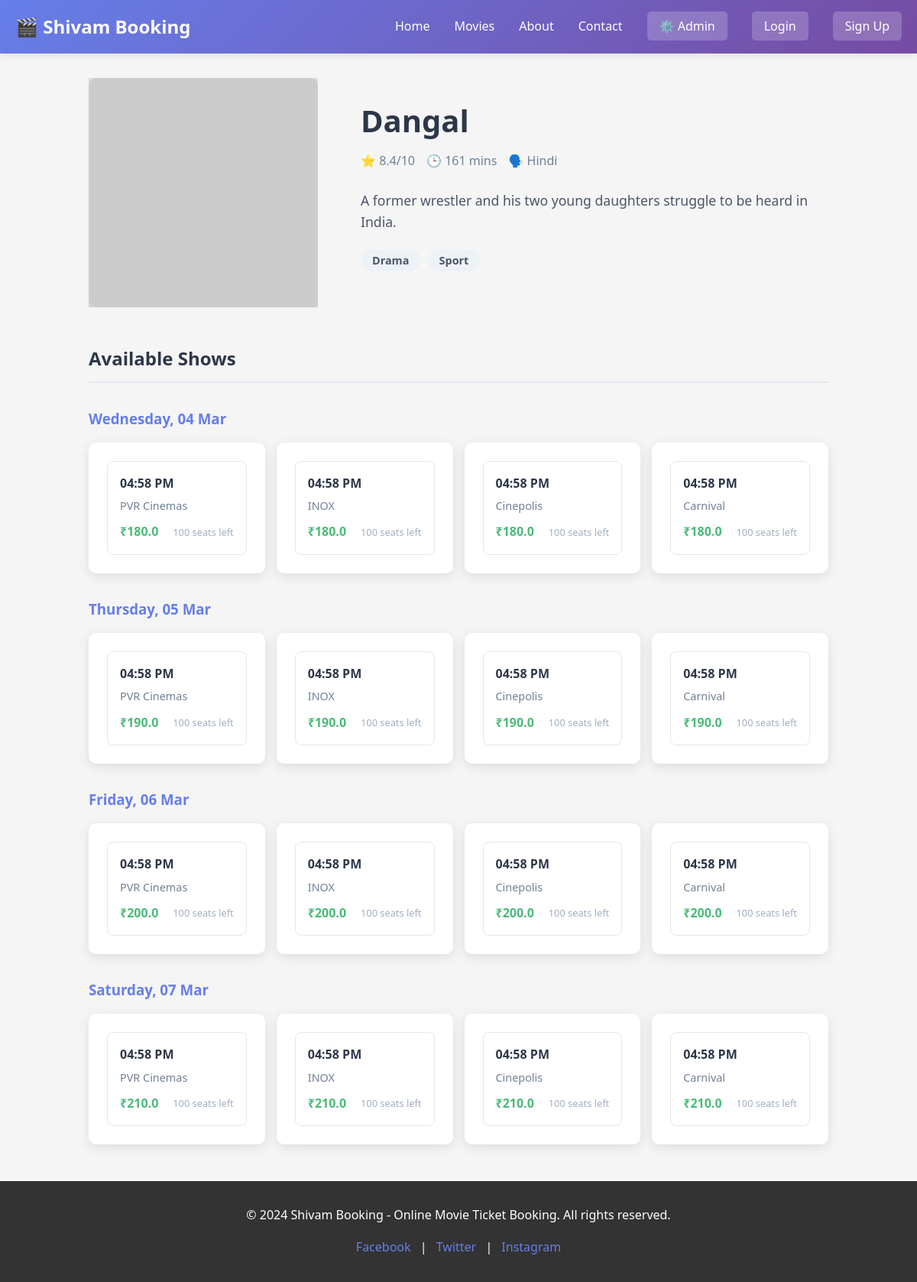
The app's page /movie/3, older data.
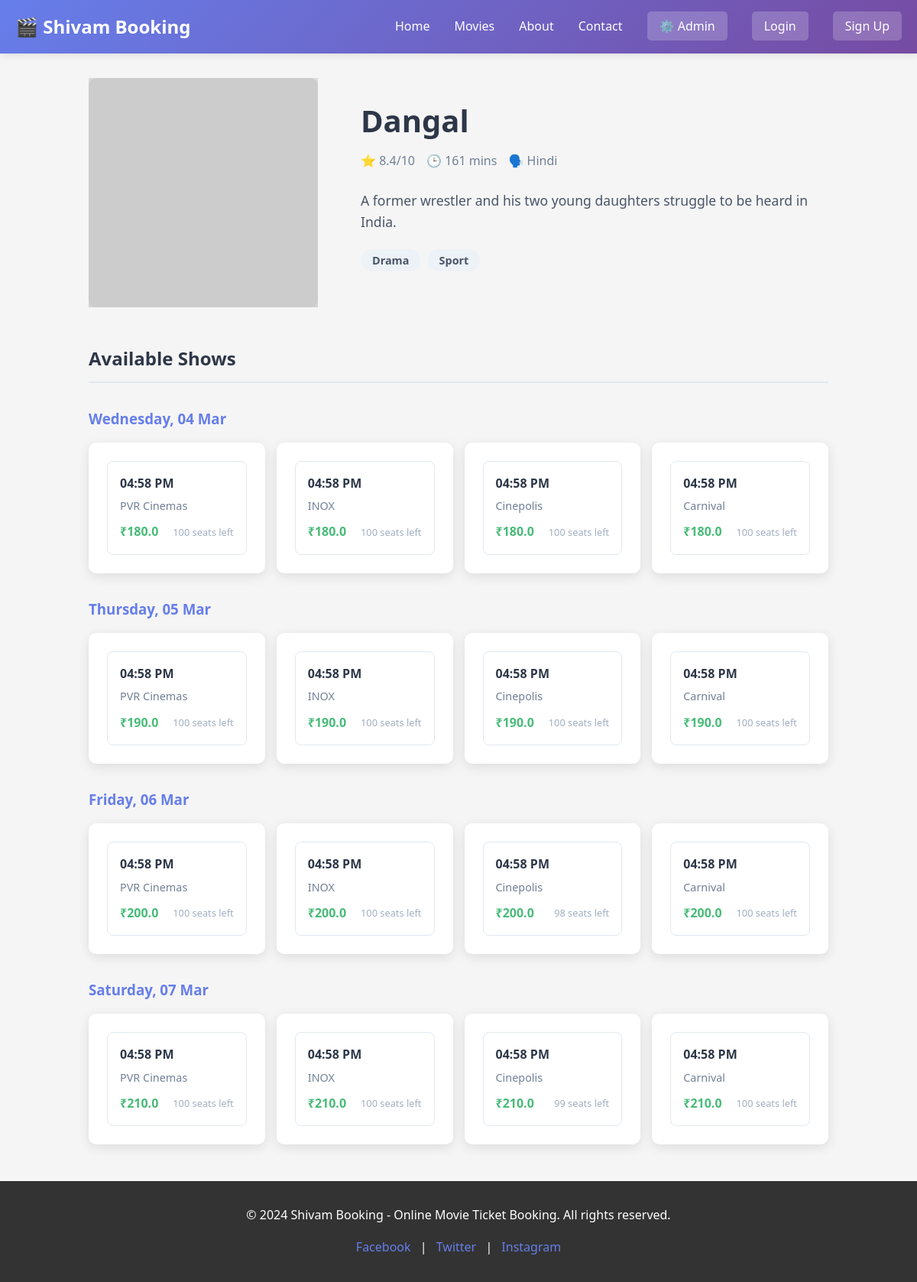
The same page, newer data.
### tables this page shows
CREATE TABLE movies (
                id INTEGER PRIMARY KEY AUTOINCREMENT,
                title TEXT NOT NULL,
                description TEXT,
                genre TEXT,
                rating REAL,
                duration INTEGER,
                language TEXT,
                poster_url TEXT,
                status TEXT DEFAULT 'active',
                created_at TIMESTAMP DEFAULT CURRENT_TIMESTAMP
            );

CREATE TABLE shows (
                id INTEGER PRIMARY KEY AUTOINCREMENT,
                movie_id INTEGER NOT NULL,
                theater_name TEXT NOT NULL,
                show_time TIMESTAMP NOT NULL,
                price REAL NOT NULL,
                total_seats INTEGER DEFAULT 100,
                available_seats INTEGER DEFAULT 100,
                FOREIGN KEY(movie_id) REFERENCES movies(id)
            );

### app/routes.py (the view)
@movie_bp.route('/movie/<int:movie_id>')
def movie_detail(movie_id):
    movie = Movie.get_movie_by_id(movie_id)
    shows = Show.get_shows_by_movie(movie_id)
    if not movie:
        return "Movie not found", 404
    shows_by_date = {}
    for show in shows:
        try:
            dt = datetime.fromisoformat(show[3].replace('Z', '+00:00'))
            date_key = dt.strftime('%Y-%m-%d')
            if date_key not in shows_by_date:
                shows_by_date[date_key] = []
            shows_by_date[date_key].append({
                'id': show[0],
                'theater': show[2],
                'time': dt.strftime('%I:%M %p'),
                'price': show[4],
                'available_seats': show[6]
            })
        except ValueError:
            continue
    formatted_shows = []
    for date_key in sorted(shows_by_date.keys()):
        dt = datetime.strptime(date_key, '%Y-%m-%d')
        formatted_shows.append({
            'date_display': dt.strftime('%A, %d %b'),
            'shows': shows_by_date[date_key]
        })
    return render_template('movie_detail.html', movie=movie, formatted_shows=formatted_shows,
                         is_logged_in='user_id' in session, username=session.get('username'))

### app/models.py (called while the page is built)
    @staticmethod
    def get_movie_by_id(movie_id):
        conn = sqlite3.connect(DATABASE, timeout=30)
        try:
            cursor = conn.cursor()
            cursor.execute('SELECT * FROM movies WHERE id = ?', (movie_id,))
            return cursor.fetchone()
        finally:
            conn.close()

    @staticmethod
    def get_shows_by_movie(movie_id):
        conn = sqlite3.connect(DATABASE, timeout=30)
        try:
            cursor = conn.cursor()
            cursor.execute('SELECT * FROM shows WHERE movie_id = ? AND show_time > ?', (movie_id, datetime.now()))
            return cursor.fetchall()
        finally:
            conn.close()

### templates/movie_detail.html (shortened to what this page needs)
{% extends 'base.html' %}  {% block content %}
<div
  class="movie-detail-container"
  style="max-width: 1000px; margin: 2rem auto; padding: 0 1rem"
>
  <div
    class="movie-header"
    style="display: flex; gap: 2rem; margin-bottom: 3rem; flex-wrap: wrap"
  >
    <div class="movie-poster" style="flex: 0 0 300px">
      <img
        src="{{ movie[7] }}"
        alt="{{ movie[1] }}"
        style="
          width: 100%;
          border-radius: 10px;
          box-shadow: 0 10px 20px rgba(0, 0, 0, 0.1);
        "
      />
    </div>
    <div class="movie-info" style="flex: 1">
      <h1 style="font-size: 2.5rem; margin-bottom: 0.5rem; color: #2d3748">
        {{ movie[1] }}
      </h1>
      <div
        class="meta"
        style="display: flex; gap: 15px; margin-bottom: 1.5rem; color: #718096"
      >
        <span>⭐ {{ movie[4] }}/10</span>
        <span>🕒 {{ movie[5] }} mins</span>
        <span>🗣️ {{ movie[6] }}</span>
      </div>
      <p
        style="
          font-size: 1.1rem;
          line-height: 1.6;
          color: #4a5568;
          margin-bottom: 1.5rem;
        "
      >
        {{ movie[2] }}
      </p>
      <div class="genre">
        {% for g in movie[3].split(',') %}
        <span
          style="
            background: #edf2f7;
            padding: 5px 15px;
            border-radius: 20px;
            font-size: 0.9rem;
            color: #4a5568;
            margin-right: 5px;
          "
          >{{ g }}</span
        >
        {% endfor %}
      </div>
    </div>
  </div>
  <div class="shows-section">
    <h2
      style="
        border-bottom: 2px solid #e2e8f0;
        padding-bottom: 10px;
        margin-bottom: 2rem;
        color: #2d3748;
      "
    >
      Available Shows
    </h2>
    {% if formatted_shows %}
    <div class="dates-list">
      {% for date_group in formatted_shows %}
      <div class="date-group" style="margin-bottom: 2rem">
        <h3 style="color: #667eea; margin-bottom: 1rem">
          {{ date_group.date_display }}
        </h3>
        <div
          class="shows-grid"
          style="
            display: grid;
            grid-template-columns: repeat(auto-fill, minmax(200px, 1fr));
            gap: 15px;
          "
        >
          {% for show in date_group.shows %}
          <a
            href="{{ url_for('booking.book_seats', show_id=show.id) }}"
            class="show-card"
            style="text-decoration: none; color: inherit"
          >
            <div
              style="
                border: 1px solid #e2e8f0;
                border-radius: 8px;
                padding: 1rem;
                transition: all 0.2s;
                background: white;
                hover: {
                  transform: translateY(-2px);
                  box-shadow: 0 4px 6px rgba(0, 0, 0, 0.1);
                }
              "
            >
              <div
                style="font-weight: bold; color: #2d3748; margin-bottom: 5px"
              >
                {{ show.time }}
              </div>
              <div
                style="font-size: 0.9rem; color: #718096; margin-bottom: 5px"
              >
                {{ show.theater }}
              </div>
              <div
                style="
                  display: flex;
                  justify-content: space-between;
                  align-items: center;
                  margin-top: 10px;
                "
              >
                <span style="color: #48bb78; font-weight: bold"
                  >₹{{ show.price }}</span
                >
                <span style="font-size: 0.8rem; color: #a0aec0"
                  >{{ show.available_seats }} seats left</span
                >
              </div>
            </div>
          </a>
          {% endfor %}
        </div>
      </div>
      {% endfor %}
    </div>
    {% endif %}
  </div>
</div>
{% endblock %}

### templates/base.html (shortened to what this page needs)
<!doctype html>
<html lang="en">
  <head>
    <link
      rel="stylesheet"
      href="{{ url_for('static', filename='css/style.css') }}"
    />
  </head>
  <body>
    <nav class="navbar">
      <div class="nav-container">
        <div class="nav-logo">
          <a href="/">🎬 Shivam Booking</a>
        </div>
        <ul class="nav-menu">
          <li class="nav-item">
            <a href="/" class="nav-link">Home</a>
          </li>
          <li class="nav-item">
            <a href="/movies" class="nav-link">Movies</a>
          </li>
          <li class="nav-item">
            <a href="/about" class="nav-link">About</a>
          </li>
          <li class="nav-item">
            <a href="/contact" class="nav-link">Contact</a>
          </li>
          <li class="nav-item">
            <a href="/admin/login" class="nav-link admin-btn">⚙️ Admin</a>
          </li>
          {% if is_logged_in %}
          <li class="nav-item">
            <a href="/bookings" class="nav-link">My Bookings</a>
          </li>
          <li class="nav-item">
            <a href="/logout" class="nav-link logout-btn"
              >Logout ({{ username }})</a
            >
          </li>
          {% else %}
          <li class="nav-item">
            <a href="/login" class="nav-link login-btn">Login</a>
          </li>
          <li class="nav-item">
            <a href="/register" class="nav-link signup-btn">Sign Up</a>
          </li>
          {% endif %}
        </ul>
      </div>
    </nav>
    {% block content %}{% endblock %}
    <footer class="footer">
      <div class="footer-content">
        <p>
          &copy; 2024 Shivam Booking - Online Movie Ticket Booking. All rights
          reserved.
        </p>
        <div class="social-links">
          <a href="#">Facebook</a> | <a href="#">Twitter</a> |
          <a href="#">Instagram</a>
        </div>
      </div>
    </footer>
  </body>
</html>

### static/css/style.css (style rules this page uses)
* { margin: 0; padding: 0; box-sizing: border-box; }
body { font-family: 'Segoe UI', Tahoma, Geneva, Verdana, sans-serif; background-color: #f5f5f5; color: #333; line-height: 1.6; }
.navbar { background: linear-gradient(135deg, #667eea 0%, #764ba2 100%); color: white; padding: 1rem 0; box-shadow: 0 2px 10px rgba(0,0,0,0.1); position: sticky; top: 0; z-index: 100; }
.nav-container { max-width: 1200px; margin: 0 auto; padding: 0 20px; display: flex; justify-content: space-between; align-items: center; }
.nav-logo a { font-size: 1.5rem; font-weight: bold; color: white; text-decoration: none; }
.nav-menu { display: flex; list-style: none; gap: 2rem; align-items: center; }
.nav-link { color: white; text-decoration: none; transition: opacity 0.3s; }
.login-btn, .signup-btn, .logout-btn, .admin-btn { background: rgba(255,255,255,0.2); padding: 0.5rem 1rem; border-radius: 5px; transition: background 0.3s; }
.movie-poster { width: 100%; height: 300px; overflow: hidden; background: #ddd; }
.movie-poster img { width: 100%; height: 100%; object-fit: cover; }
.movie-info { padding: 1.5rem; }
.genre { color: #667eea; font-weight: bold; margin: 0.5rem 0; }
.show-card { background: white; padding: 1.5rem; border-radius: 10px; box-shadow: 0 4px 15px rgba(0,0,0,0.1); display: flex; flex-direction: column; justify-content: space-between; }
.footer { background: #333; color: white; text-align: center; padding: 2rem; margin-top: 3rem; }
.footer-content { max-width: 1200px; margin: 0 auto; }
.social-links { margin-top: 1rem; }
.social-links a { color: #667eea; text-decoration: none; margin: 0 0.5rem; }

Row changes from the older to the newer data that the page shows:
changed shows (number 11 of 16 on the later page): available_seats "100" → "98"
changed shows (number 15 of 16 on the later page): available_seats "100" → "99"
